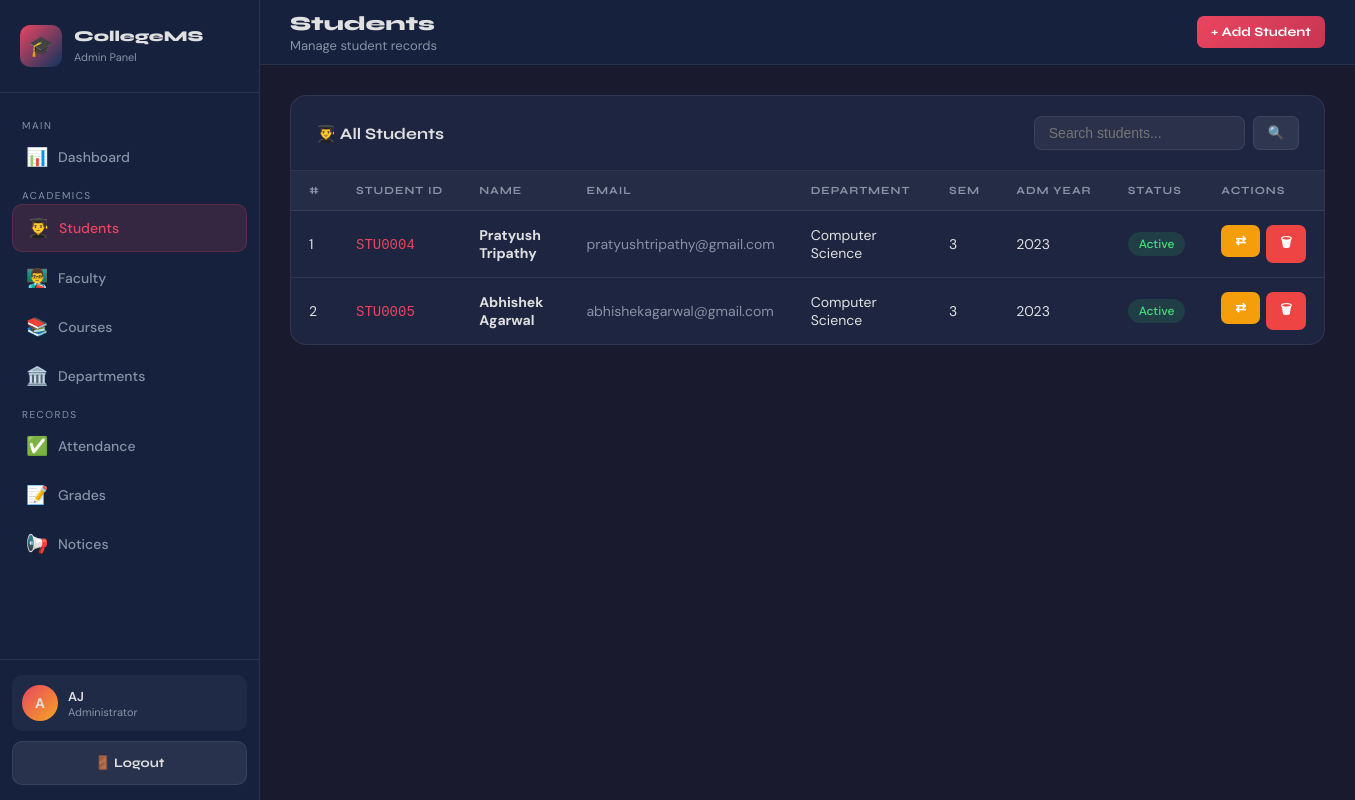
The app's page /admin/students.php (signed in) with its own data.
### tables this page shows
CREATE TABLE students (
  id INT AUTO_INCREMENT PRIMARY KEY,
  user_id INT NULL,
  student_id VARCHAR(20) NOT NULL UNIQUE,
  name VARCHAR(100) NOT NULL,
  email VARCHAR(100) NOT NULL UNIQUE,
  phone VARCHAR(20),
  dob DATE,
  gender ENUM('Male','Female','Other'),
  address TEXT,
  department_id INT NULL,
  semester INT NOT NULL DEFAULT 1,
  admission_year YEAR,
  status ENUM('Active','Inactive','Graduated') NOT NULL DEFAULT 'Active',
  photo VARCHAR(255),
  created_at TIMESTAMP DEFAULT CURRENT_TIMESTAMP,
  CONSTRAINT fk_students_user FOREIGN KEY (user_id) REFERENCES users(id) ON DELETE SET NULL,
  CONSTRAINT fk_students_dept FOREIGN KEY (department_id) REFERENCES departments(id) ON DELETE SET NULL,
  INDEX idx_students_dept (department_id),
  INDEX idx_students_status (status)
);

CREATE TABLE departments (
  id INT AUTO_INCREMENT PRIMARY KEY,
  name VARCHAR(100) NOT NULL UNIQUE,
  code VARCHAR(20) NOT NULL UNIQUE,
  head_name VARCHAR(100),
  created_at TIMESTAMP DEFAULT CURRENT_TIMESTAMP
);

### includes/auth.php (called while the page is built, shortened)
<?php
function e($value): string {
    return htmlspecialchars((string)$value, ENT_QUOTES, 'UTF-8');
}
?>

### admin/students.php (the view, shortened to what this page needs)
<?php
require_once '../includes/db.php';
require_once '../includes/auth.php';
$action = $_GET['action'] ?? 'list';
$departments = mysqli_query($conn, 'SELECT id, name FROM departments ORDER BY name');
$depts_arr = [];
while ($d = mysqli_fetch_assoc($departments)) $depts_arr[] = $d;
$search = trim((string)($_GET['search'] ?? ''));
if ($search !== '') {
    $like = '%' . $search . '%';
    $stmt = mysqli_prepare($conn, '
        SELECT s.*, d.name as dept_name
        FROM students s
        LEFT JOIN departments d ON s.department_id = d.id
        WHERE s.name LIKE ? OR s.student_id LIKE ? OR s.email LIKE ?
        ORDER BY s.created_at DESC
    ');
    mysqli_stmt_bind_param($stmt, 'sss', $like, $like, $like);
    mysqli_stmt_execute($stmt);
    $students = mysqli_stmt_get_result($stmt);
} else {
    $students = mysqli_query($conn, '
        SELECT s.*, d.name as dept_name
        FROM students s
        LEFT JOIN departments d ON s.department_id = d.id
        ORDER BY s.created_at DESC
    ');
}
?>
<!DOCTYPE html>
<html lang="en">
<head>
    <link rel="stylesheet" href="../css/style.css">
</head>
<body>
<div class="dashboard-layout">
    <?php include 'sidebar.php'; ?>
    <div class="main-content">
        <header class="topbar">
            <div style="display:flex; align-items:center; gap:15px;">
                <div class="topbar-title">
                    <h1>Students</h1>
                    <p>Manage student records</p>
                </div>
            </div>
            <div class="topbar-right">
                <a href="?action=add" class="btn btn-primary btn-sm">+ Add Student</a>
            </div>
        </header>
        <div class="page-content">
            <?php if ($action === 'add'): ?>
            <div class="card">
                <div class="card-header">
                    <h3>➕ Add New Student</h3>
                    <a href="students.php" class="btn btn-secondary btn-sm">← Back to List</a>
                </div>
                <div class="card-body">
                    <form method="POST" id="addForm" onsubmit="return validateForm('addForm')">
                        <input type="hidden" name="csrf_token" value="<?= e(csrf_token()) ?>">
                        <div class="form-grid">
                            <div class="form-group">
                                <label>Full Name *</label>
                                <input type="text" name="name" required placeholder="Enter full name">
                            </div>
                            <div class="form-group">
                                <label>Email Address *</label>
                                <input type="email" name="email" required placeholder="student@email.com">
                            </div>
                            <div class="form-group">
                                <label>Phone Number</label>
                                <input type="text" name="phone" placeholder="+1 234 567 8900">
                            </div>
                            <div class="form-group">
                                <label>Date of Birth</label>
                                <input type="date" name="dob">
                            </div>
                            <div class="form-group">
                                <label>Gender</label>
                                <select name="gender">
                                    <option value="">Select</option>
                                    <option>Male</option>
                                    <option>Female</option>
                                    <option>Other</option>
                                </select>
                            </div>
                            <div class="form-group">
                                <label>Department *</label>
                                <select name="department_id" required>
                                    <option value="">Select Department</option>
                                    <?php foreach ($depts_arr as $d): ?>
                                    <option value="<?= (int)$d['id'] ?>"><?= e($d['name']) ?></option>
                                    <?php endforeach; ?>
                                </select>
                            </div>
                            <div class="form-group">
                                <label>Semester</label>
                                <select name="semester">
                                    <?php for ($i = 1; $i <= 8; $i++): ?>
                                    <option value="<?= $i ?>"><?= $i ?></option>
                                    <?php endfor; ?>
                                </select>
                            </div>
                            <div class="form-group">
                                <label>Admission Year</label>
                                <input type="number" name="admission_year" value="<?= date('Y') ?>" min="2000" max="2035">
                            </div>
                            <div class="form-group">
                                <label>Login Password *</label>
                                <input type="password" name="password" required placeholder="Set login password">
                            </div>
                            <div class="form-group full-width">
                                <label>Address</label>
                                <textarea name="address" rows="3" placeholder="Enter address..."></textarea>
                            </div>
                        </div>
                        <div style="margin-top:10px; display:flex; gap:12px;">
                            <button type="submit" name="add_student" class="btn btn-primary" style="width:auto; padding:13px 30px;">✓ Add Student</button>
                            <a href="students.php" class="btn btn-secondary">Cancel</a>
                        </div>
                    </form>
                </div>
            </div>
            <?php else: ?>
            <div class="card">
                <div class="card-header">
                    <h3>👨‍🎓 All Students</h3>
                    <form method="GET" style="display:flex; gap:8px;">
                        <input type="text" name="search" placeholder="Search students..."
                               value="<?= e($search) ?>"
                               style="background:rgba(255,255,255,0.06); border:1px solid var(--border); border-radius:8px; padding:8px 14px; color:var(--text); font-size:14px; outline:none;">
                        <button type="submit" class="btn btn-secondary btn-sm">🔍</button>
                    </form>
                </div>
                <div class="table-responsive">
                    <table id="studentsTable">
                        <thead>
                            <tr>
                                <th>#</th><th>Student ID</th><th>Name</th><th>Email</th><th>Department</th>
                                <th>Sem</th><th>Adm Year</th><th>Status</th><th>Actions</th>
                            </tr>
                        </thead>
                        <tbody>
                            <?php $i = 1; while ($s = mysqli_fetch_assoc($students)): ?>
                            <tr>
                                <td><?= $i++ ?></td>
                                <td><code style="color:var(--accent)"><?= e($s['student_id']) ?></code></td>
                                <td><strong><?= e($s['name']) ?></strong></td>
                                <td style="color:var(--text-muted)"><?= e($s['email']) ?></td>
                                <td><?= e($s['dept_name'] ?? 'N/A') ?></td>
                                <td><?= (int)$s['semester'] ?></td>
                                <td><?= e($s['admission_year']) ?></td>
                                <td>
                                    <span class="chip <?= $s['status'] === 'Active' ? 'chip-success' : ($s['status'] === 'Graduated' ? 'chip-info' : 'chip-warning') ?>">
                                        <?= e($s['status']) ?>
                                    </span>
                                </td>
                                <td>
                                    <div style="display:flex; gap:6px;">
                                        <form method="POST" style="display:inline;">
                                            <button type="submit" class="btn btn-warning btn-sm" title="Toggle Status">⇄</button>
                                        </form>
                                        <a href="#" onclick="confirmDelete(<?= (int)$s['id'] ?>, 'students.php')" class="btn btn-danger btn-sm" title="Delete">🗑</a>
                                    </div>
                                </td>
                            </tr>
                            <?php endwhile; ?>
                        </tbody>
                    </table>
                </div>
            </div>
            <?php endif; ?>
        </div>
    </div>
</div>
</body>
</html>

### css/style.css (style rules this page uses)
:root { --primary: #1a1a2e; --secondary: #16213e; --accent: #e94560; --accent2: #0f3460; --gold: #f5a623; --text: #e0e0e0; --text-muted: #8892a4; --card-bg: #1e2540; --border: rgba(255,255,255,0.08); --success: #22c55e; --warning: #f59e0b; --danger: #ef4444; --info: #3b82f6; --sidebar-w: 260px; }
* { margin: 0; padding: 0; box-sizing: border-box; }
body { font-family: 'DM Sans', sans-serif; background: var(--primary); color: var(--text); min-height: 100vh; }
h1, h2, h3, h4, h5 { font-family: 'Syne', sans-serif; }
a { text-decoration: none; color: inherit; }
.btn { display: inline-flex; align-items: center; gap: 8px; padding: 13px 24px; border-radius: 10px; font-family: 'Syne', sans-serif; font-weight: 700; font-size: 15px; cursor: pointer; border: none; transition: all 0.3s; text-align: center; justify-content: center; }
.btn-primary { background: linear-gradient(135deg, var(--accent), #c73652); color: white; width: 100%; }
.btn-secondary { background: rgba(255,255,255,0.08); color: var(--text); border: 1px solid var(--border); }
.btn-danger { background: var(--danger); color: white; }
.btn-warning { background: var(--warning); color: white; }
.btn-sm { padding: 8px 14px; font-size: 13px; border-radius: 7px; }
.dashboard-layout { display: flex; min-height: 100vh; }
.main-content { flex: 1; margin-left: var(--sidebar-w); display: flex; flex-direction: column; min-height: 100vh; }
.topbar { background: var(--secondary); border-bottom: 1px solid var(--border); padding: 0 30px; height: 65px; display: flex; align-items: center; justify-content: space-between; position: sticky; top: 0; z-index: 50; }
.topbar-title h1 { font-size: 20px; font-weight: 800; }
.topbar-title p { font-size: 13px; color: var(--text-muted); margin-top: 1px; }
.topbar-right { display: flex; align-items: center; gap: 15px; }
.page-content { padding: 30px; flex: 1; }
.card { background: var(--card-bg); border: 1px solid var(--border); border-radius: 16px; overflow: hidden; margin-bottom: 25px; }
.card-header { padding: 20px 25px; border-bottom: 1px solid var(--border); display: flex; align-items: center; justify-content: space-between; gap: 10px; }
.card-header h3 { font-size: 16px; font-weight: 700; }
.table-responsive { overflow-x: auto; -webkit-overflow-scrolling: touch; }
table { width: 100%; border-collapse: collapse; min-width: 640px; }
thead th { text-align: left; font-size: 11px; text-transform: uppercase; letter-spacing: 1px; color: var(--text-muted); padding: 13px 18px; background: rgba(255,255,255,0.03); border-bottom: 1px solid var(--border); font-family: 'Syne', sans-serif; white-space: nowrap; }
tbody tr { border-bottom: 1px solid var(--border); transition: background 0.2s; }
tbody tr:last-child { border-bottom: none; }
tbody td { padding: 14px 18px; font-size: 14px; vertical-align: middle; }
.chip { display: inline-flex; align-items: center; padding: 4px 11px; border-radius: 20px; font-size: 12px; font-weight: 500; white-space: nowrap; }
.chip-success { background: rgba(34,197,94,0.15); color: #4ade80; }

### records on screen
students: student "STU0004", name "Pratyush Tripathy", email "pratyushtripathy@gmail.com", department.name "Computer Science", semester "3", admission_year "2023", status "Active"
students: student "STU0005", name "Abhishek Agarwal", email "abhishekagarwal@gmail.com", department.name "Computer Science", semester "3", admission_year "2023", status "Active"

### other values on screen
substr($_SESSION['user_name'] ?? 'A', 0, 1) "A"
$_SESSION['user_name'] "AJ"
